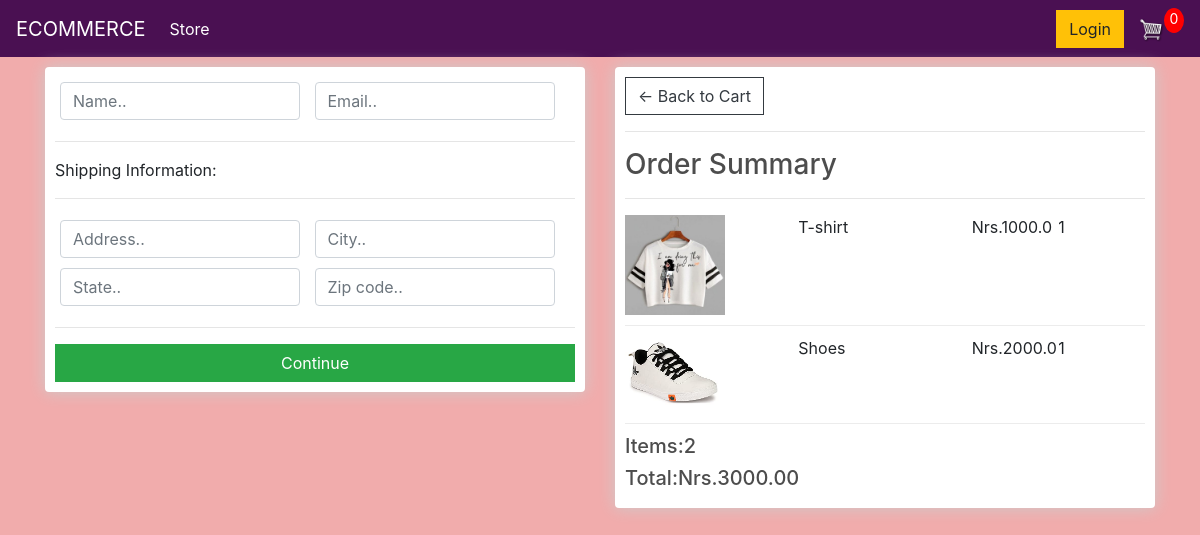
Screenshot of /checkout/ (signed in) with the database file from the repository.
### store/models.py (models this page shows, shortened)
class OrderItem(models.Model):
    product=models.ForeignKey(Product,on_delete=models.SET_NULL,null=True)
    order=models.ForeignKey(Order,on_delete=models.SET_NULL,null=True)
    quantity=models.IntegerField(default=0,null=True,blank=True)
    date_added=models.DateTimeField(auto_now_add=True)
    @property
    def get_total(self):
        total=self.product.price*self.quantity
        return total

class Product(models.Model):
    name=models.CharField(max_length=200)
    price=models.FloatField()
    digital=models.NullBooleanField(default=False,null=True,blank=True)
    image=models.ImageField(null=True,blank=True)
    @property
    def imageURL(self):
        try:
            url=self.image.url
        except:
            url=''
        return url

class Order(models.Model):
    customer=models.ForeignKey(Customer,on_delete=models.SET_NULL,null=True,blank=True)
    date_ordered=models.DateTimeField(auto_now_add=True)
    complete=models.NullBooleanField(default=False,null=True,blank=True)
    transaction_id=models.CharField(max_length=200,null=True)
    @property
    def get_cart_total(self):
        orderitems=self.orderitem_set.all()
        total=sum([item.get_total for item in orderitems])
        return total
    @property
    def get_cart_items(self):
        orderitems=self.orderitem_set.all()
        total=sum([item.quantity for item in orderitems])
        return total

### store/views.py (the view)
# urls.py: path('checkout/',views.checkout,name="checkout"),
def checkout(request):
    if request.user.is_authenticated:
        customer=request.user.customer
        order,created=Order.objects.get_or_create(customer=customer,complete=False)
        items=order.orderitem_set.all()
    else:
        items=[]
        order={'get_cart_total':0,'get_cart_items':0}
    context = {'items':items,'order':order}
    return render(request,'store/checkout.html',context)

### store/templates/store/checkout.html (shortened to what this page needs)
{% extends 'store/main.html' %}
{% load static %}
{% block content %}
<div class="row">
	<div class="col-lg-6">
		<div class="box-element" id="form-wrapper">
            <form id="form">
                <div id="user-info">
                    <div class="form-field">
                        <input required class="form-control" type="text" name="name" placeholder="Name..">
                    </div>
                    <div class="form-field">
                        <input required class="form-control" type="email" name="email" placeholder="Email..">
                    </div>
                </div>
                <div id="shipping-info">
                    <hr>
                    <p>Shipping Information:</p>
                    <hr>
                    <div class="form-field">
                        <input class="form-control" type="text" name="address" placeholder="Address..">
                    </div>
                    <div class="form-field">
                        <input class="form-control" type="text" name="city" placeholder="City..">
                    </div>
                    <div class="form-field">
                        <input class="form-control" type="text" name="state" placeholder="State..">
                    </div>
                    <div class="form-field">
                        <input class="form-control" type="text" name="zipcode" placeholder="Zip code..">
                    </div>
                </div>
                <hr>
                <input id="form-button" class="btn btn-success btn-block" type="submit" value="Continue">
            </form>
        </div>
        <br>
	</div>
	<div class="col-lg-6">
        <div class="box-element">
            <a  class="btn btn-outline-dark" href="{% url 'cart' %}">&#x2190; Back to Cart</a>
            <hr>
            <h3>Order Summary</h3>
            <hr>
            {% for item in items %}
            <div class="cart-row">
                <div style="flex:2"><img class="row-image" src="{{item.product.imageURL}}"></div>
                <div style="flex:2"><p>{{item.product.name}}</p></div>
                <div style="flex:1"><p>Nrs.{{item.product.price}}</p></div>
                <div style="flex:1"><p>{{item.quantity}}</p></div>
            </div>
            {% endfor %}
            <h5>Items:{{order.get_cart_items}}</h5>
            <h5>Total:Nrs.{{order.get_cart_total|floatformat:2}}</h5>
        </div>
	</div>
</div>
{% endblock content %}

### static/css/main.css (style rules this page uses)
body { background-color: hsl(0, 71%, 81%); }
h1,h2,h3,h4,h5,h6 { color:hsl(0, 0%, 30%); }
.box-element { box-shadow:hsl(0, 0%, 80%) 0 0 16px; background-color: #fff; border-radius: 4px; padding: 10px; }
.col-lg-4, .col-lg-6, .col-lg-8, .col-lg-12 { margin-top: 10px; }
.btn { border-radius: 0; }
.row-image { width: 100px; }
.form-field { width:250px; display: inline-block; padding: 5px; }
.cart-row { display: flex; align-items: flex-stretch; padding-bottom: 10px; margin-bottom: 10px; border-bottom: 1px solid #ececec; }

### rows the page displays
OrderItem: product.imageURL (picture), product.name "T-shirt", product.price "1000.0", quantity "1"
OrderItem: product.imageURL (picture), product.name "Shoes", product.price "2000.0", quantity "1"
Order: get_cart_items "2", get_cart_total "3000.00"
